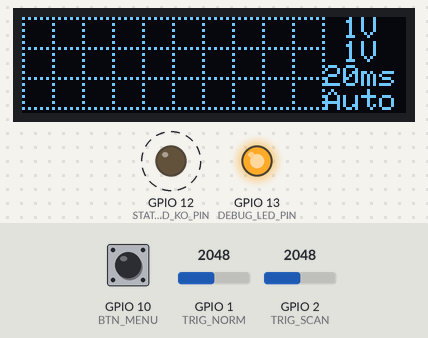
The sketch below on a simulated ESP32-S3. Parts: 128×32 one-colour display, output pins drawn as LEDs (lit = HIGH). Dashed ring = blinking. The inputs (shaded band) are chosen by the test bench; at power-on: GPIO 10 (BTN_MENU) LOW, GPIO 1 (TRIG_NORM) = 2048, GPIO 2 (TRIG_SCAN) = 2048. What the sketch prints to the serial monitor is not drawn.

Above: at 2.2 s.
2.3 s: GPIO 10 (BTN_MENU) pulled HIGH for 0.15 s
At 2.97 s:
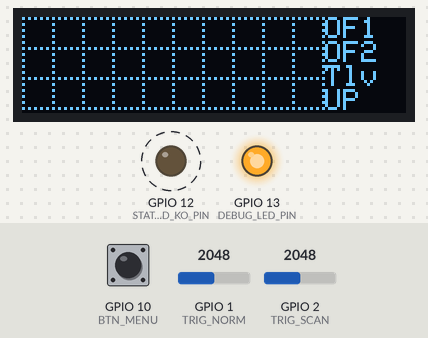
3.0 s: GPIO 1 (TRIG_NORM) set to 723
5.6 s: GPIO 1 (TRIG_NORM) set to 612
7.1 s: GPIO 2 (TRIG_SCAN) set to 753
9.1 s: GPIO 2 (TRIG_SCAN) set to 629
12.0 s: GPIO 10 (BTN_MENU) pulled HIGH for 0.15 s
At 12.33 s:
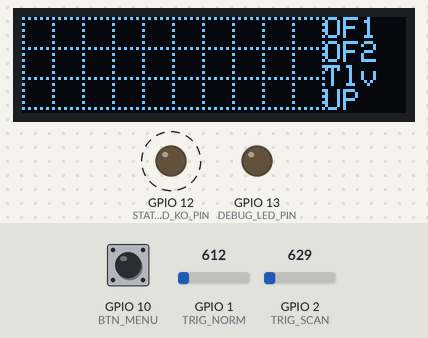
At 12.9 s:
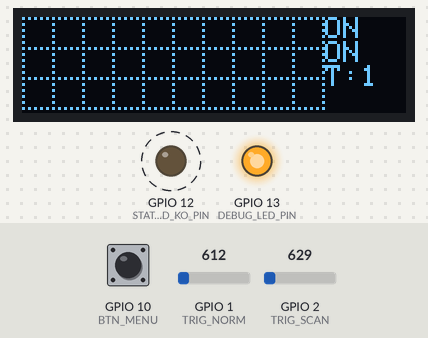
Timing chart, 0 to 13.7 s (numbered marks = the images above; inputs shaded):
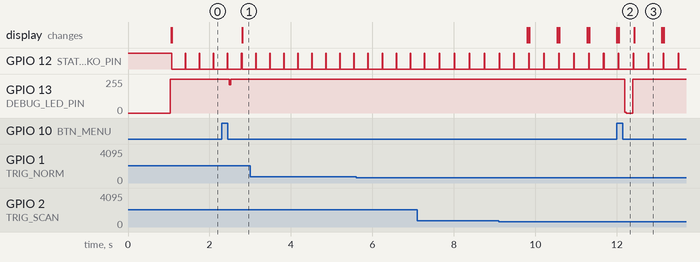

The sketch:

arduino-nano_oscilloscope-oled.ino
```cpp
/*
   C.BRESSY

   Original code by Noriaki Mitsunaga

*/
#define MENU_BUTTONS


#include <Adafruit_SSD1306.h>
#define SCREEN_WIDTH        128
#define SCREEN_HEIGHT        32
#define SCREEN_RESET_PIN     -1 // -1 if your screen doesn't have reset pin
#define SCREEN_I2C_ADDRESS 0x3C

Adafruit_SSD1306 screen(SCREEN_WIDTH, SCREEN_HEIGHT, &Wire, SCREEN_RESET_PIN);
// 3 colors available in Adafruit_SSD1306.h
#define SSD1306_BLACK 0             // Draw 'off' pixels
#define SSD1306_WHITE 1             // Draw 'on' pixels
#define SSD1306_INVERSE 2           // Invert pixels

// Boot + status led
const uint8_t STATUS_LED_OK_PIN = 11;
const uint8_t STATUS_LED_KO_PIN = 12;
const uint8_t DEBUG_LED_PIN = 13;

#ifdef MENU_BUTTONS
// Menu buttons stuff
// Menu buttons pins
const uint8_t BTN_POS  = 8;
const uint8_t BTN_NEG  = 11;
const uint8_t BTN_MENU = 10;
// software debounce by using a timer
#include <Ticker.h>
volatile bool oldPushButtonState = false;

// set the debounce time here in [ms] ; 40 seems to be a good value :)
#define MAX_BOUND_DURATION_MS 40
#define DEBOUNCE_TIMER_INTERVAL_MS 1
#define MAX_BOUND_COUNT (MAX_BOUND_DURATION_MS/DEBOUNCE_TIMER_INTERVAL_MS)
// Push button debounce stuff
void update_debounceTimer();
Ticker debounceTimer(update_debounceTimer,   DEBOUNCE_TIMER_INTERVAL_MS, 0, MICROS_MICROS);

volatile int pushButtonStableLevelCount = 0;
volatile int pushButtonPushedCount = 0;
volatile int pushButtonReleasedCount = 0;
#endif


unsigned int counter = 0;

// PORT
#define txtLINE0   0
#define txtLINE1   8
#define txtLINE2   16
#define txtLINE3   24

const int SAMPLES = 100;
const int ad_sw = 3;                    // Analog 3 pin for switches

//Arduino nano analog pins : A0 to A7
const int ad_ch0 = A0;                   // Analog 1 pin for channel 0
const int ad_ch1 = A1;                   // Analog 2 pin for channel 1
const unsigned long VREF[] = {49, 98, 244, 488, 976}; // reference voltage 5.0V ->  50 :   1V/div range (100mV/dot)
//                        -> 100 : 0.5V/div
//                        -> 250 : 0.2V/div
//                        -> 500 : 100mV/div
//                       -> 1000 :  50mV/div
const int MILLIVOL_per_dot[] = {100, 50, 20, 10, 5}; // mV/dot
const int MODE_ON = 0;
const int MODE_INV = 1;
const int MODE_OFF = 2;
const char *Modes[] = {"ON", "INV", "OFF"};
const int TRIG_AUTO = 0;
const int TRIG_NORM = 1;
const int TRIG_SCAN = 2;
const int TRIG_ONE  = 3;
const char *TRIG_Modes[] = {"Auto", "Norm", "Scan", "One"};
const int TRIG_E_UP = 0;
const int TRIG_E_DN = 1;
#define RATE_MIN 0
#define RATE_MAX 13
const char *Rates[] = {"F1-1", "F1-2 ", "F2  ", "5ms", "10ms", "20ms", "50ms", "0.1s", "0.2s", "0.5s", "1s", "2s", "5s", "10s"};
#define RANGE_MIN 0
#define RANGE_MAX 4
const char *Ranges[] = {" 1V ", "0.5V", "0.2V", "0.1V", "50mV"};
byte range0 = RANGE_MIN;
byte range1 = RANGE_MIN;
byte ch0_mode = 0, ch1_mode = 0, rate = 5;
byte trig_mode = TRIG_AUTO, trig_lv = 30, trig_edge = TRIG_E_UP, trig_ch = 0;
byte Start = 1, menu = 0;
short ch0_off = 0, ch1_off = 0;
unsigned long startMillis;
byte data[4][SAMPLES];                   // keep twice of the number of channels to make it a double buffer
byte sample = 0;                         // index for double buffer*/

void change_menu(){
  //called when menu button is pressed
  // We have 3 menus
  menu++;
  if(menu>2){menu=0;}
}

#ifdef MENU_BUTTONS
bool getPushButtonState(void) {
  return digitalRead(BTN_MENU) == HIGH;
}

void update_debounceTimer() {

  digitalWrite(DEBUG_LED_PIN, HIGH);

  // read the current push button state
  bool newPushButtonState = getPushButtonState();

  // same state as previous => exit
  if (newPushButtonState == oldPushButtonState) {
    return;
  }

  // if old state is low (the user pushes the button)
  if (!oldPushButtonState) {

    if (newPushButtonState) { // button stills pushed
      pushButtonStableLevelCount++;
    }
    else { // button released
      pushButtonStableLevelCount = 0;
    }
    // button stills pushed enough longer to say "OK, no more bounce"
    if (pushButtonStableLevelCount >= MAX_BOUND_COUNT) {
      oldPushButtonState = true; // set internal state to PUSHED
      pushButtonPushedCount++;

      pushButtonStableLevelCount = 0;
    }
  }
  else {
    if (!newPushButtonState) { // button stills released
      pushButtonStableLevelCount++;
    }
    else { // button repushed
      pushButtonStableLevelCount = 0;
    }
    // button stills released enough longer to say "OK, no more bounce"
    if (pushButtonStableLevelCount >= MAX_BOUND_COUNT) {
      oldPushButtonState = false; // set internal state to RELEASED
      pushButtonReleasedCount++;
      change_menu();
      pushButtonStableLevelCount = 0;
    }
  }

  digitalWrite(DEBUG_LED_PIN, LOW);
}
#endif


void drawGrid() {
  // Draw a single pixel in white
  int16_t x, y;
  for (x = 0; x <= SAMPLES; x += 2) {  // Horizontal Line
    for (y = 0; y <= SCREEN_HEIGHT; y += 10) {
      //GLCD.SetDot(x, y, BLACK);
      screen.drawPixel(x, y, SSD1306_WHITE);
      // TODO
      //CheckSW();
      debounceTimer.update();
    }
  }
  for (x = 0; x <= SAMPLES; x += 10 ) {  // Vertical Line
    for (y = 0; y <= SCREEN_HEIGHT; y += 2) {
      //GLCD.SetDot(x, y, BLACK);
      screen.drawPixel(x, y, SSD1306_WHITE);
      // TODO
      //CheckSW();
      debounceTimer.update();
    }
  }
  screen.display(); // print what we've done
  return 0;

  /*display.clearDisplay(); // Clear display buffer

    for(i=0; i<display.width(); i+=4) {
    display.drawLine(0, 0, i, display.height()-1, SSD1306_WHITE);
    display.display(); // Update screen with each newly-drawn line
    delay(1);
    }
    for(i=0; i<display.height(); i+=4) {
    display.drawLine(0, 0, display.width()-1, i, SSD1306_WHITE);
    display.display();
    delay(1);
    }*/
}


void drawGrid(int x) {
  int y;
  if ((x % 2) == 0)
    for (y = 0; y <= 60; y += 10)
      //GLCD.SetDot(x, y, BLACK);
      screen.drawPixel(x, y, SSD1306_BLACK); //SSD1306_WHITE?
  if ((x % 10) == 0)
    for (y = 0; y <= SCREEN_HEIGHT; y += 2)
      //GLCD.SetDot(x, y, BLACK);
      screen.drawPixel(x, y, SSD1306_BLACK);
  screen.display(); // print what we've done
  return 0;
}


void drawText() {
  digitalWrite(STATUS_LED_KO_PIN, HIGH);
  digitalWrite(STATUS_LED_OK_PIN, HIGH);
  //screen.FillRect(101,txtLINE0,28,64, WHITE);  // clear text area that will be drawn below
  screen.setTextColor(SSD1306_WHITE);  // Draw white text

  //Serial.println("[DrawText] - screen.fillRect");
  screen.fillRect(101, txtLINE0, 28, 32, SSD1306_BLACK);  // clear text area that will be drawn below
  //Serial.print("[DrawText] - switch");
  //Serial.println(menu);

  switch (menu) {
    case 0:
      //GLCD.GotoXY(SAMPLES + 1,txtLINE0);      // locate curser for printing text
      screen.setCursor(SAMPLES + 1, txtLINE0);  // locate curser for printing text
      //GLCD.Puts(Ranges[range0]);
      screen.print(Ranges[range0]);
      screen.setCursor(SAMPLES + 1, txtLINE1);  // locate curser for printing text
      screen.print(Ranges[range1]);
      screen.setCursor(SAMPLES + 1, txtLINE2);  // locate curser for printing text
      screen.print(Rates[rate]);
      screen.setCursor(SAMPLES + 1, txtLINE3);  // locate curser for printing text
      screen.print(TRIG_Modes[trig_mode]);
      break;
    case 1:
      screen.setCursor(SAMPLES + 1, txtLINE0);        // locate curser for printing text
      screen.print("OF1");
      screen.setCursor(SAMPLES + 1, txtLINE1);        // locate curser for printing text
      screen.print("OF2");
      screen.setCursor(SAMPLES + 1, txtLINE2);        // locate curser for printing text
      screen.print("Tlv");
      screen.setCursor(SAMPLES + 1, txtLINE3);        // locate curser for printing text
      screen.print(trig_edge == TRIG_E_UP ? "UP" : "DN");
      break;
    case 2:
      screen.setCursor(SAMPLES + 1, txtLINE0);        // locate curser for printing text
      screen.print(Modes[ch0_mode]);
      screen.setCursor(SAMPLES + 1, txtLINE1);        // locate curser for printing text
      screen.print(Modes[ch1_mode]);
      screen.setCursor(SAMPLES + 1, txtLINE2);        // locate curser for printing text
      screen.print(trig_ch == 0 ? "T:1" : "T:2");
      break;
  }
  screen.display(); // print what we've done
  digitalWrite(STATUS_LED_KO_PIN, LOW);
  digitalWrite(STATUS_LED_OK_PIN, HIGH);
  return 0;

}


void setup() {
  pinMode(STATUS_LED_OK_PIN, OUTPUT);
  pinMode(STATUS_LED_KO_PIN, OUTPUT);
  digitalWrite(STATUS_LED_KO_PIN, HIGH);

  pinMode(DEBUG_LED_PIN, OUTPUT);

  //Serial.begin(9600);
  Serial.begin(115200);

#ifdef MENU_BUTTONS
  // Setup of menu buttons
  pinMode(BTN_POS, INPUT);
  pinMode(BTN_NEG, INPUT);
  pinMode(BTN_MENU, INPUT);

  oldPushButtonState = getPushButtonState();
  //debounceTimer.attach(DEBOUNCE_TIMER_INTERVAL_MS / 1000., debounceHandler); // debounce period in [ms]
  debounceTimer.start();
#endif

  // Init OLED screen
  if (!screen.begin(SSD1306_SWITCHCAPVCC, SCREEN_I2C_ADDRESS))
    while (1);
  screen.clearDisplay(); // use this line to remove Adafruit default logo

  screen.setTextSize(1);  // Caracters size (1 to 3)
  screen.setCursor(0, 0);

  screen.setTextColor(SSD1306_WHITE);

  screen.println("github.com/imapanda");
  screen.println("2022.04.30");
  screen.display();

  delay(1000); //Wait 1 second for boot logo

  screen.clearDisplay();
  screen.setCursor(0, 0);

  drawGrid();
  drawText();


  digitalWrite(STATUS_LED_KO_PIN, LOW);
  digitalWrite(STATUS_LED_OK_PIN, HIGH);
}


inline unsigned long adRead(byte ch, byte mode, int off) {
  unsigned long a = analogRead(ch);
  a = ((a + off) * VREF[ch == ad_ch0 ? range0 : range1] + 512) >> 10;
  a = a >= 61 ? 60 : a;
  if (mode == MODE_INV)
    return 60 - a;
  return a;
}


void clearAndDrawGraph() {
  int clear = 0;
  //Serial.print("[ClearAndDrawGraph]");
  //Serial.print(data[0][0]);
  //Serial.print(data[1][0]);
  //Serial.print(data[2][0]);
  //Serial.print(data[3][0]);
  //Serial.print("  -  ");
  //Serial.print(clear);
  //Serial.print("  -  ");
  //Serial.println(sample);
  int x;
  if (sample == 0)
    clear = 2;
#if 0
  for (x = 0; x < SAMPLES; x++) {
    //GLCD.SetDot(x, 60 - data[clear + 0][x], WHITE);
    screen.drawPixel(x, screen.height( ) - data[clear + 0][x], SSD1306_WHITE);
    screen.drawPixel(x, screen.height() - data[clear + 1][x], SSD1306_WHITE);
    screen.drawPixel(x, screen.height() - data[sample + 0][x], SSD1306_BLACK);
    screen.drawPixel(x, screen.height() - data[sample + 1][x], SSD1306_BLACK);
  }
#else
  for (x = 0; x < (SAMPLES - 1); x++) {
    //GLCD.DrawLine(x, 60 - data[clear + 0][x], x + 1, 60 - data[clear + 0][x + 1], WHITE);
    screen.drawLine(x, screen.height() - data[clear + 0][x], x + 1, screen.height() - data[clear + 0][x + 1], SSD1306_WHITE);
    screen.drawLine(x, screen.height() - data[clear + 1][x], x + 1, screen.height() - data[clear + 1][x + 1], SSD1306_WHITE);
    if (ch0_mode != MODE_OFF)
      screen.drawLine(x, screen.height() - data[sample + 0][x], x + 1, screen.height() - data[sample + 0][x + 1], SSD1306_BLACK);
    if (ch1_mode != MODE_OFF)
      screen.drawLine(x, screen.height() - data[sample + 1][x], x + 1, screen.height() - data[sample + 1][x + 1], SSD1306_BLACK);
    //TODO
    //CheckSW();
    debounceTimer.update();
  }
#endif
  screen.display(); // print what we've done
  return 0;
}


void clearAndDrawDot(int i) {
  int clear = 0;
  Serial.print("[clearAndDrawDot]");
  Serial.print(data[0][0]);
  Serial.print(data[1][0]);
  Serial.print(data[2][0]);
  Serial.print(data[3][0]);
  Serial.print("  -  ");
  Serial.print(clear);
  Serial.print("  -  ");
  Serial.println(sample);

  if (i <= 1)
    return;
  if (sample == 0)
    clear = 2;
#if 0
  for (int x = 0; x < SAMPLES; x++) {
    screen.drawPixel(x, screen.height() - data[clear + 0][x], SSD1306_WHITE);
    screen.drawPixel(x, screen.height() - data[clear + 1][x], SSD1306_WHITE);
    screen.drawPixel(x, screen.height() - data[sample + 0][x], SSD1306_BLACK);
    screen.drawPixel(x, screen.height() - data[sample + 1][x], SSD1306_BLACK);
  }
#else
  screen.drawLine(i - 1, screen.height() - data[clear + 0][i - 1], i, screen.height() - data[clear + 0][i], SSD1306_WHITE);
  screen.drawLine(i - 1, screen.height() - data[clear + 1][i - 1], i, screen.height() - data[clear + 1][i], SSD1306_WHITE);
  if (ch0_mode != MODE_OFF)
    screen.drawLine(i - 1, screen.height() - data[sample + 0][i - 1], i, screen.height() - data[sample + 0][i], SSD1306_BLACK);
  if (ch1_mode != MODE_OFF)
    screen.drawLine(i - 1, screen.height() - data[sample + 1][i - 1], i, screen.height() - data[sample + 1][i], SSD1306_BLACK);
#endif
  drawGrid(i);
  screen.display(); // print what we've done
  return 0;
}


void loop() {
  Serial.print(counter);
  Serial.print(" ");

  Serial.print(oldPushButtonState);
  Serial.print(" ");
  Serial.print(pushButtonStableLevelCount);
  Serial.print(" ");
  Serial.print(pushButtonPushedCount);
  Serial.print(" ");
  Serial.print(pushButtonReleasedCount);
  Serial.print(" Menu: ");
  Serial.print(menu);
  Serial.println(" ");
  //Serial.print(" ");


  debounceTimer.update();

  if (trig_mode != TRIG_SCAN) {

    unsigned long st = millis();
    byte oad;
    if (trig_ch == 0) {
      oad = adRead(ad_ch0, ch0_mode, ch0_off);
    }
    else {
      oad = adRead(ad_ch1, ch1_mode, ch1_off);
    }
    //Serial.print("oad: ");
    //Serial.println(oad);
    for (;;) {
      byte ad;
      if (trig_ch == 0)
        ad = adRead(ad_ch0, ch0_mode, ch0_off);
      else
        ad = adRead(ad_ch1, ch1_mode, ch1_off);
      //Serial.print("trig_edge == TRIG_E_UP ");
      //Serial.print(trig_edge == TRIG_E_UP);
      if (trig_edge == TRIG_E_UP) {
        if (ad >= trig_lv && ad > oad)
          break;
      } else {
        if (ad <= trig_lv && ad < oad)
          break;
      }
      oad = ad;
      //Serial.print("  FOR(;;) > oad");
      //Serial.print(oad);

      // TODO
      //CheckSW();
      debounceTimer.update();

      if (trig_mode == TRIG_SCAN)
        break;
      if (trig_mode == TRIG_AUTO && (millis() - st) > 100)
        break;
    }
  }
  //Serial.println("");
  //Serial.print("rate && start: ");
  //Serial.print(rate);
  //Serial.print(" - ");
  //Serial.println(Start);
  // sample and draw depending on the sampling rate
  if (rate <= 5 && Start) {
    if (sample == 0) {
      sample = 2;
    }
    else {
      sample = 0;
    }
    if (rate == 0) { // full speed, channel 0 only
      unsigned long st = millis();
      for (int i = 0; i < SAMPLES; i ++) {
        data[sample + 0][i] = adRead(ad_ch0, ch0_mode, ch0_off);
      }
      for (int i = 0; i < SAMPLES; i ++)
        data[sample + 1][i] = 0;
      // Serial.println(millis()-st);
    } else if (rate == 1) { // full speed, channel 1 only
      unsigned long st = millis();
      for (int i = 0; i < SAMPLES; i ++) {
        data[sample + 1][i] = adRead(ad_ch1, ch1_mode, ch1_off);
      }
      for (int i = 0; i < SAMPLES; i ++)
        data[sample + 0][i] = 0;
      // Serial.println(millis()-st);
    } else if (rate == 2) { // full speed, dual channel
      unsigned long st = millis();
      for (int i = 0; i < SAMPLES; i ++) {
        data[sample + 0][i] = adRead(ad_ch0, ch0_mode, ch0_off);
        data[sample + 1][i] = adRead(ad_ch1, ch1_mode, ch1_off);
      }
      // Serial.println(millis()-st);
    } else if (rate >= 3 && rate <= 5) { // .5ms, 1ms or 2ms sampling
      const unsigned long r_[] = {500, 1000, 2000};
      unsigned long st0 = millis();
      unsigned long st = micros();
      unsigned long r = r_[rate - 3];
      for (int i = 0; i < SAMPLES; i ++) {
        while ((st - micros()) < r) ;
        st += r;
        data[sample + 0][i] = adRead(ad_ch0, ch0_mode, ch0_off);
        data[sample + 1][i] = adRead(ad_ch1, ch1_mode, ch1_off);
      }

      // Serial.println(millis()-st0);
    }
    clearAndDrawGraph();
    // TODO
    //CheckSW();
    debounceTimer.update();

    drawGrid();
    drawText();
  } else if (Start) { // 5ms - 500ms sampling
    // copy currently showing data to another
    if (sample == 0) {
      for (int i = 0; i < SAMPLES; i ++) {
        data[2][i] = data[0][i];
        data[3][i] = data[1][i];
      }
    } else {
      for (int i = 0; i < SAMPLES; i ++) {
        data[0][i] = data[2][i];
        data[1][i] = data[3][i];
      }
    }

    const unsigned long r_[] = {5000, 10000, 20000, 50000, 100000, 200000, 500000, 1000000};
    unsigned long st0 = millis();
    unsigned long st = micros();
    for (int i = 0; i < SAMPLES; i ++) {
      while ((st - micros()) < r_[rate - 6]) {  // here we wait
        //TODO
        //CheckSW();
        debounceTimer.update();

        if (rate < 6)
          break;
      }
      if (rate < 6) { // sampling rate has been changed
        //GLCD.ClearScreen();
        screen.clearDisplay();
        break;
      }
      st += r_[rate - 6];
      if (st - micros() > r_[rate - 6])
        st = micros(); // sampling rate has been changed to shorter interval
      if (!Start) {
        i --;
        continue;
      }
      data[sample + 0][i] = adRead(ad_ch0, ch0_mode, ch0_off);
      data[sample + 1][i] = adRead(ad_ch1, ch1_mode, ch1_off);
      clearAndDrawDot(i);
    }
    // Serial.println(millis()-st0);
    drawGrid();
    drawText();
  } else {
    // TODO
    //CheckSW();
    debounceTimer.update();
  }

  if (trig_mode == TRIG_ONE) {
    Start = 0;
  }


  counter++;

}
```

Measured:
- after the input at 2.3 s, GPIO 13 (DEBUG_LED_PIN): 255/255 → 213/255 after 0.19 s, → 255/255 0.04 s later; the display: changes after 0.50 s (image 1)
- after the input at 12.0 s, GPIO 13 (DEBUG_LED_PIN): 255/255 → 0/255 after 0.19 s, → 255/255 0.20 s later
- by itself, GPIO 12 (STATUS_LED_KO_PIN): alternates HIGH for 0.01 s and LOW for 0.35 s
- what the display in image 3 shows lasts 0.7 s, from 12.4 s to 13.1 s
